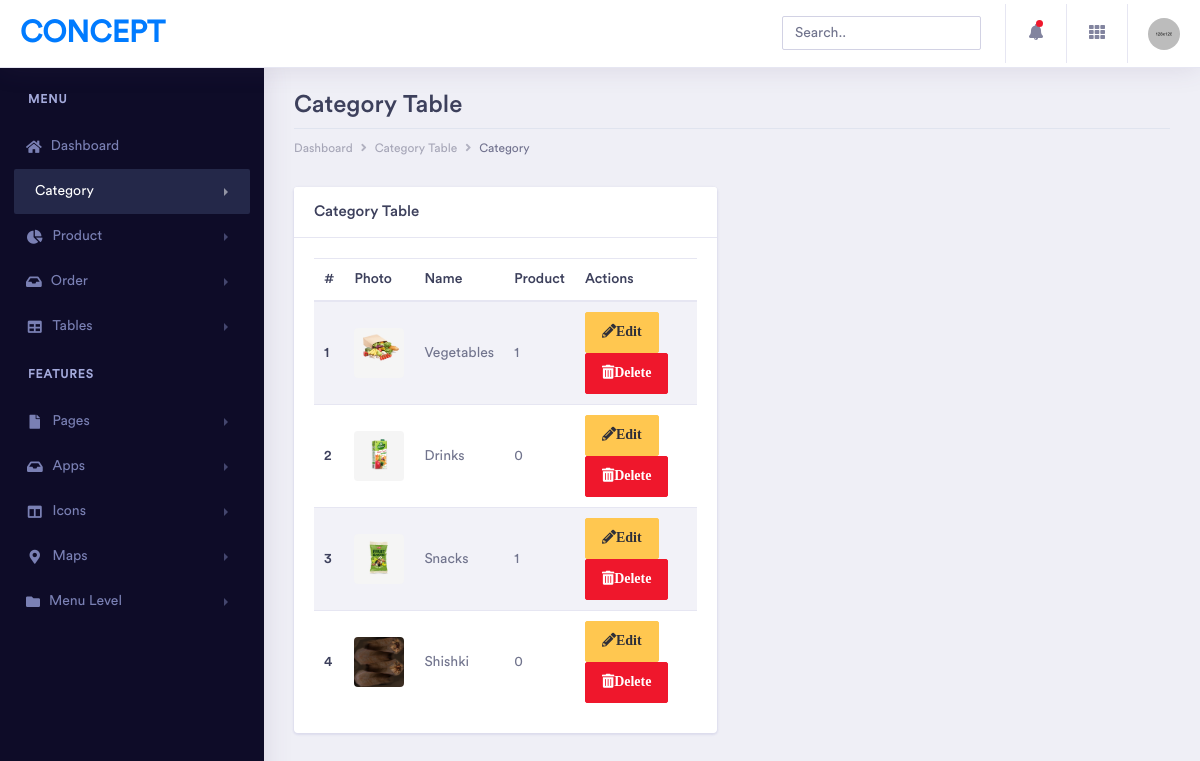
The page /panel/category_table/ on the database its author committed.
### main/models.py (models this page shows, shortened)
class Category(models.Model):
    name = models.CharField (max_length=150)
    image = models.ImageField (upload_to='category_images/')

### panel/views.py (the view)
# urls.py: path('category_table/', category_table),
def category_table(request):
  cat = Category.objects.all()
  return render(request, 'panel/general-table.html', context={'all':cat})

### main/context_data.py (called while the page is built)
def context_data(request):
  all_cat = Category.objects.all()
  info = Info.objects.first()
  s_accounts = Social_account.objects.all()
  if request.user.is_authenticated:
    cart, created = Cart.objects.get_or_create(user = request.user, is_ordered = False)
  else:
    cart = None
  return {
    'all':all_cat,
    'info':info,
    's_accs':s_accounts,
    'cart': cart
  }

### templates/panel/general-table.html (shortened to what this page needs)
{% load static %}
<!doctype html>
<html lang="en">
<head>
    <link rel="stylesheet" href="{% static 'panel/assets/vendor/bootstrap/css/bootstrap.min.css' %}">
    <link href="{% static 'panel/assets/vendor/fonts/circular-std/style.css' %}" rel="stylesheet">
    <link rel="stylesheet" href="{% static 'panel/assets/libs/css/style.css' %}">
    <link rel="stylesheet" href="{% static 'panel/assets/vendor/fonts/fontawesome/css/fontawesome-all.css' %}">
</head>
<body>
    <div class="dashboard-main-wrapper">
    {% include "panel/nav.html" %}
        <div class="dashboard-wrapper">
            <div class="container-fluid  dashboard-content">
                <div class="row">
                    <div class="col-xl-12 col-lg-12 col-md-12 col-sm-12 col-12">
                        <div class="page-header">
                            <h2 class="pageheader-title">Category Table </h2>
                            <div class="page-breadcrumb">
                                <nav aria-label="breadcrumb">
                                    <ol class="breadcrumb">
                                        <li class="breadcrumb-item"><a href="#" class="breadcrumb-link">Dashboard</a></li>
                                        <li class="breadcrumb-item"><a href="#" class="breadcrumb-link">Category Table</a></li>
                                        <li class="breadcrumb-item active" aria-current="page">Category</li>
                                    </ol>
                                </nav>
                            </div>
                        </div>
                    </div>
                </div>
                    <div class="row">
                        <div class="col-xl-6 col-lg-6 col-md-12 col-sm-12 col-12">
                            <div class="card">
                                <h5 class="card-header">Category Table</h5>
                                <div class="card-body">
                                    <table class="table table-striped">
                                        <thead>
                                            <tr>
                                                <th scope="col">#</th>
                                                <th scope="col">Photo</th>
                                                <th scope="col">Name</th>
                                                <th scope="col">Product</th>
                                                <th scope="col">Actions</th>
                                            </tr>
                                        </thead>
                                        <tbody>
                                            {% for i in all %}
                                            <tr>
                                                <th scope="row">{{forloop.counter}}</th>
                                                <td> <img src="{{i.image.url}}" class='rounded' width='50'></td>
                                                <td>{{i.name}}</td>
                                                <td>{{i.products.count}}</td>
                                                <td>
                                                    <a href="/panel/category_edit/{{i.id}}/" class="btn btn-brand"><i class="fas fa-pencil-alt">Edit</i></a>
                                                    <a href="/panel/category_delete/{{i.id}}/" class="btn btn-danger"><i class="fas fa-trash-alt">Delete</i></a>
                                                </td>
                                            </tr>
                                            {% endfor %}
                                        </tbody>
                                    </table>
                                </div>
                            </div>
                        </div>
                    </div>
            </div>
        </div>
    </div>
</body>
</html>

### rows shown on the page
Category: image (picture), name "Vegetables", products.count "1"
Category: image (picture), name "Drinks", products.count "0"
Category: image (picture), name "Snacks", products.count "1"
Category: image (picture), name "Shishki", products.count "0"
